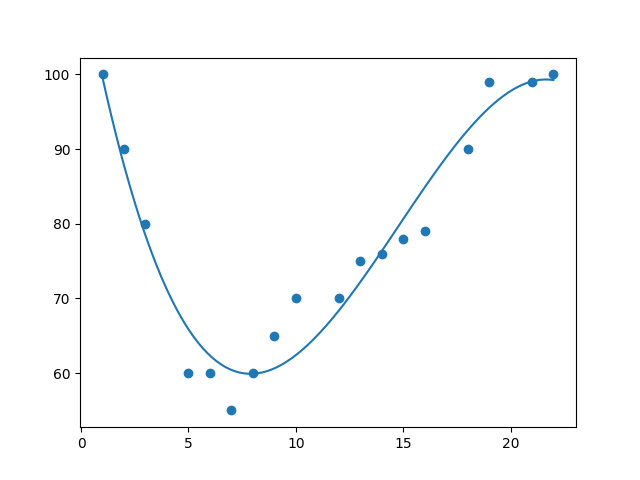

Recreate this plot in Python.
import numpy
import matplotlib.pyplot as plt

# The x-axis represents the hours of the day and the y-axis represents the speed:
x = [1,2,3,5,6,7,8,9,10,12,13,14,15,16,18,19,21,22]
y = [100,90,80,60,60,55,60,65,70,70,75,76,78,79,90,99,99,100]

# NumPy has a method that lets us make a polynomial model:
mymodel = numpy.poly1d(numpy.polyfit(x, y, 3))

# Start at positiion 1 and stop at 22 on x-axis and start at position 1 and stop at 100 on y-axis
myline = numpy.linspace(1, 22, 100)

plt.scatter(x, y)

# Draw the line of polynomial regression:
plt.plot(myline, mymodel(myline))

plt.show()
